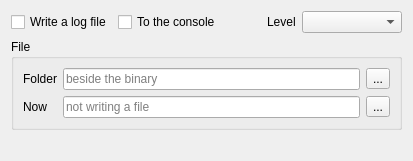
           <widget class="QWidget" name="tabLog">
            <attribute name="icon">
             <iconset resource="../xpeccy.qrc">
              <normaloff>:/images/doc-new.png</normaloff>:/images/doc-new.png</iconset>
            </attribute>
            <attribute name="title">
             <string>Log</string>
            </attribute>
            <layout class="QVBoxLayout" name="verticalLayout_log">
             <item>
              <layout class="QHBoxLayout" name="horizontalLayout_log1">
               <item>
                <widget class="QCheckBox" name="cbLogEnable">
                 <property name="toolTip">
                  <string>Write the log to a file under logs/&lt;date&gt;/</string>
                 </property>
                 <property name="text">
                  <string>Write a log file</string>
                 </property>
                </widget>
               </item>
               <item>
                <widget class="QCheckBox" name="cbLogConsole">
                 <property name="toolTip">
                  <string>Also write every line to the console (Windows: only with -c)</string>
                 </property>
                 <property name="text">
                  <string>To the console</string>
                 </property>
                </widget>
               </item>
               <item>
                <spacer name="horizontalSpacer_log1">
                 <property name="orientation">
                  <enum>Qt::Horizontal</enum>
                 </property>
                 <property name="sizeHint" stdset="0">
                  <size>
                   <width>40</width>
                   <height>20</height>
                  </size>
                 </property>
                </spacer>
               </item>
               <item>
                <widget class="QLabel" name="labLogLevel">
                 <property name="text">
                  <string>Level</string>
                 </property>
                </widget>
               </item>
               <item>
                <widget class="QComboBox" name="cbxLogLevel">
                 <property name="toolTip">
                  <string>How much is written. Single groups can be moved apart from the rest with --log-groups, or the groups line in config.conf</string>
                 </property>
                 <property name="minimumSize">
                  <size>
                   <width>100</width>
                   <height>0</height>
                  </size>
                 </property>
                </widget>
               </item>
              </layout>
             </item>
             <item>
              <widget class="QGroupBox" name="gbLogFile">
               <property name="title">
                <string>File</string>
               </property>
               <layout class="QGridLayout" name="gridLayout_log">
                <item row="0" column="0">
                 <widget class="QLabel" name="labLogDir">
                  <property name="text">
                   <string>Folder</string>
                  </property>
                 </widget>
                </item>
                <item row="0" column="1">
                 <widget class="QLineEdit" name="leLogDir">
                  <property name="placeholderText">
                   <string>beside the binary</string>
                  </property>
                 </widget>
                </item>
                <item row="0" column="2">
                 <widget class="QToolButton" name="tbLogDir">
                  <property name="text">
                   <string>...</string>
                  </property>
                  <property name="icon">
                   <iconset resource="../xpeccy.qrc">
                    <normaloff>:/images/fileopen.png</normaloff>:/images/fileopen.png</iconset>
                  </property>
                 </widget>
                </item>
                <item row="1" column="0">
                 <widget class="QLabel" name="labLogNow">
                  <property name="text">
                   <string>Now</string>
                  </property>
                 </widget>
                </item>
                <item row="1" column="1">
                 <widget class="QLineEdit" name="leLogFile">
                  <property name="readOnly">
                   <bool>true</bool>
                  </property>
                  <property name="placeholderText">
                   <string>not writing a file</string>
                  </property>
                 </widget>
                </item>
                <item row="1" column="2">
                 <widget class="QToolButton" name="tbLogOpen">
                  <property name="toolTip">
                   <string>Open the folder the log is in</string>
                  </property>
                  <property name="text">
                   <string>...</string>
                  </property>
                  <property name="icon">
                   <iconset resource="../xpeccy.qrc">
                    <normaloff>:/images/search.png</normaloff>:/images/search.png</iconset>
                  </property>
                 </widget>
                </item>
               </layout>
              </widget>
             </item>
             <item>
              <spacer name="verticalSpacer_log">
               <property name="orientation">
                <enum>Qt::Vertical</enum>
               </property>
               <property name="sizeHint" stdset="0">
                <size>
                 <width>20</width>
                 <height>20</height>
                </size>
               </property>
              </spacer>
             </item>
            </layout>
           </widget>
